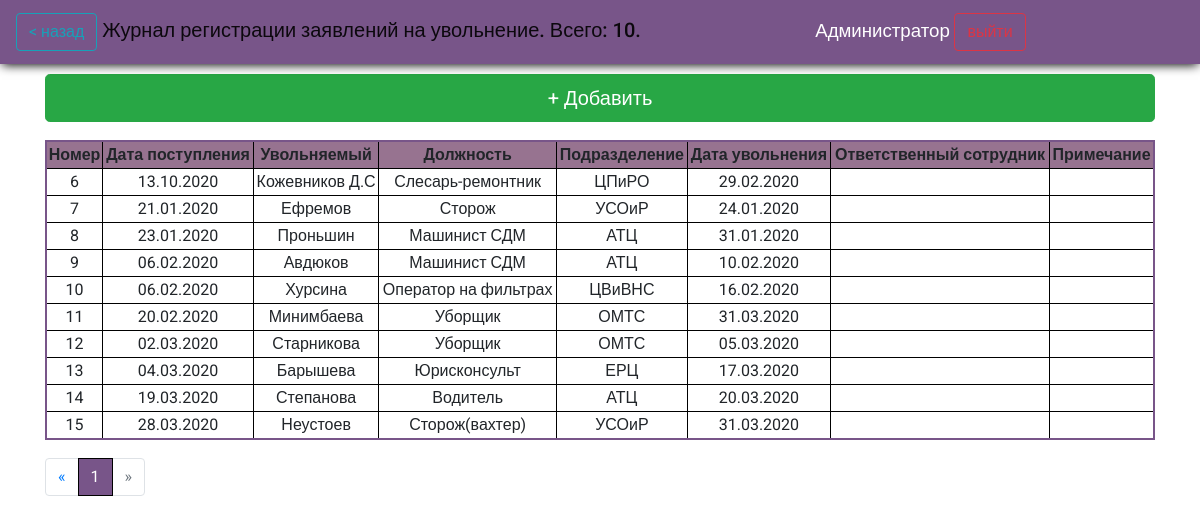
The app's page /journals/letters_of_resignation/ (signed in) with its own data.
### reg_jounals/models.py (models this page shows)
class LetterOfResignation(models.Model):
    lor_date = models.DateField(help_text="Введите дату поступления заявления", verbose_name="Дата поступления заявления", db_index=True)
    lor_employee = models.CharField(max_length=256, help_text="Введите ФИО увольняемого сотрудника", verbose_name="Увольняемый сотрудник")
    lor_position = models.CharField(max_length=256, help_text="Введите должность увольняемого сотрудника", verbose_name="Должность")
    lor_departament = models.CharField(max_length=256, help_text="Введите подразделение увольняемого сотрудника", verbose_name="Подразделение")
    lor_dateOfRes = models.DateField(help_text="Введите дату увольнения", verbose_name="Дата увольнения", db_index=True)
    lor_additionalData = models.CharField(blank=True, default="примечание", max_length=256, help_text="Введите примечание", verbose_name="Примечание")
    lor_res_officer = models.CharField(blank=True, editable=False,  max_length=256, help_text="Сотрудник, который внес документ в систему ", verbose_name='Ответственный сотрудник')
    class Meta:
        ordering = ["id"]
        verbose_name = 'Заявление на увольнение'
        verbose_name_plural = 'Заявления на увольнение'

### reg_jounals/views.py (the view)
# urls.py: path('letters_of_resignation/', views.letter_of_resignation, name='resignation'),
def letter_of_resignation(request):
    if request.user.is_authenticated:
        letters = LetterOfResignation.objects.all()
        count = len(letters)
        p_letters = Paginator(letters, page_count)
        page_number = request.GET.get('page', 1)
        page = p_letters.get_page(page_number)
        return render(request, 'reg_jounals/letters_of_resignation.html', context={'letters':page, 'count':count})
    else:
        return render(request, 'reg_jounals/no_auth.html')

### reg_jounals/templates/reg_jounals/letters_of_resignation.html (shortened to what this page needs)
{%extends "reg_jounals/index.html" %}
{%block header%}<a class="btn btn-outline-info" href="../"> < назад</a> Журнал регистрации заявлений на увольнение. Всего: {{count}}.  {%endblock%}
{%block content%}
<a class="btn btn-success btn-lg m-bottom  btn-add" href="{%url 'letter_resignation_add_url' %}"> + Добавить</a>
{% if letters %}
<table>
  <thead class="thead-dark">
  <tr class="tr-header">
    <th scope="col">Номер</th>
    <th scope="col">Дата поступления</th>
    <th scope="col">Увольняемый</th>
    <th scope="col">Должность</th>
    <th scope="col">Подразделение</th>
    <th scope="col">Дата увольнения</th>
    <th scope="col">Ответственный сотрудник</th>
    <th scope="col">Примечание</th>
  </tr>
  </thead>
  {%for let in letters.object_list%}
 <tr onclick="return location.href = '{% url 'letter_resignation_upd_url' id=let.id%}' ">
    <td>{{let.id}}</td>
    <td>{{let.lor_date|date:"d.m.Y"}}</td>
    <td>{{let.lor_employee}}</td>
    <td>{{let.lor_position}}</td>
    <td>{{let.lor_departament}}</td>
    <td>{{let.lor_dateOfRes|date:"d.m.Y"}}</td>
    <td>{{let.lor_res_officer}}</td>
    <td>{{let.lor_additionalData}}</td>
</tr>
  {%endfor%}
</table>
{%else%}
<h2>Записей нет</h2>
{%endif%}
<nav  class="paginator" aria-label="Page navigation example">
  <ul class="pagination">
    <li class="page-item">
      <a class="page-link" href="#" aria-label="Previous">
<span aria-hidden="true">&laquo;</span>
      </a>
    </li>
{% for p in letters.paginator.page_range %}
  {% if letters.number == p%}
   <li class="page-item active"><a class="page-link" href="?page={{p}}">{{ p }}</a></li>
   {%else%}
        <li class="page-item"><a class="page-link" href="?page={{p}}">{{ p }}</a></li>
    {%endif%}
  {% endfor %}
{%if letters.has_next%}
    <li class="page-item">
      <a class="page-link" href='?page={{letters.next_page_number}}' aria-label="Next">
<span aria-hidden="true">&raquo;</span>
      </a>
    </li>
  {%else%}
  <li class="page-item disabled">
    <a class="page-link" href='#' aria-disabled='true' aria-label="Next">
      <span aria-hidden="true">&raquo;</span>
    </a>
  </li>
  {%endif%}
  </ul>
</nav>
{%endblock%}

### reg_jounals/templates/reg_jounals/index.html (shortened to what this page needs)
<!DOCTYPE html>
<html lang="en">
<head>
  {%load static%}
  <link rel="stylesheet" href="{% static 'css/style.css'%}">
  <link rel="stylesheet" href="{% static 'css/VacList.css'%}">
  <link rel="stylesheet" href="https://cdn.jsdelivr.net/npm/bootstrap@4.5.3/dist/css/bootstrap.min.css">
</head>
<body>
  <header>
    <nav class="navbar navbar-light ">
    <span class="navbar-brand mb-0 h1">{%block header%}Журналы регистрации внутренней документации СУП{%endblock%}</span><span style="text-align: right; float: right;font-size: 14pt;"> {{ user.first_name }} <a class="btn btn-outline-danger" href="{% url 'logout'%}">выйти</a></span>
  </header>
<div class="container">
    {%block content%}{%endblock%}
  </div>
</body>
</html>

### reg_jounals/static/css/style.css (style rules this page uses)
* { font-family: 'Roboto', sans-serif; }
body { background: #white !important; }
.container { margin-top: 10px; }
.btn-add { float: left; width: 100%; }
.navbar { background-color: #785589 !important; color: white; box-shadow: 0 3px 10px -2px black; }
table { border: solid 2px #785589; background: white; border-collapse: collapse; margin: 18px auto; float: left; width: 100%; }
table th { text-align: center; }
table .tr-header { background: #977390; }
table tr th, td { border-right: solid 1px black; border-bottom: solid 1px black; cursor: pointer; text-align: center; }
table tr th:last-child, td:last-child { border-right: none; }
table tr:last-child { border-bottom: none; }
.paginator { width: 100%; float: left; }
.page-item.active .page-link { background: #785589 !important; border-color: black !important; }

### records on screen
LetterOfResignation: id "6", lor_date "13.10.2020", lor_employee "Кожевников Д.С", lor_position "Слесарь-ремонтник", lor_departament "ЦПиРО", lor_dateOfRes "29.02.2020"
LetterOfResignation: id "7", lor_date "21.01.2020", lor_employee "Ефремов", lor_position "Сторож", lor_departament "УСОиР", lor_dateOfRes "24.01.2020"
LetterOfResignation: id "8", lor_date "23.01.2020", lor_employee "Проньшин", lor_position "Машинист СДМ", lor_departament "АТЦ", lor_dateOfRes "31.01.2020"
LetterOfResignation: id "9", lor_date "06.02.2020", lor_employee "Авдюков", lor_position "Машинист СДМ", lor_departament "АТЦ", lor_dateOfRes "10.02.2020"
LetterOfResignation: id "10", lor_date "06.02.2020", lor_employee "Хурсина", lor_position "Оператор на фильтрах", lor_departament "ЦВиВНС", lor_dateOfRes "16.02.2020"
LetterOfResignation: id "11", lor_date "20.02.2020", lor_employee "Минимбаева", lor_position "Уборщик", lor_departament "ОМТС", lor_dateOfRes "31.03.2020"
LetterOfResignation: id "12", lor_date "02.03.2020", lor_employee "Старникова", lor_position "Уборщик", lor_departament "ОМТС", lor_dateOfRes "05.03.2020"
LetterOfResignation: id "13", lor_date "04.03.2020", lor_employee "Барышева", lor_position "Юрисконсульт", lor_departament "ЕРЦ", lor_dateOfRes "17.03.2020"
LetterOfResignation: id "14", lor_date "19.03.2020", lor_employee "Степанова", lor_position "Водитель", lor_departament "АТЦ", lor_dateOfRes "20.03.2020"
LetterOfResignation: id "15", lor_date "28.03.2020", lor_employee "Неустоев", lor_position "Сторож(вахтер)", lor_departament "УСОиР", lor_dateOfRes "31.03.2020"

### other values on screen
{{ count }} "10"
{{ user.first_name }} "Администратор"
{{ p }} "1"
